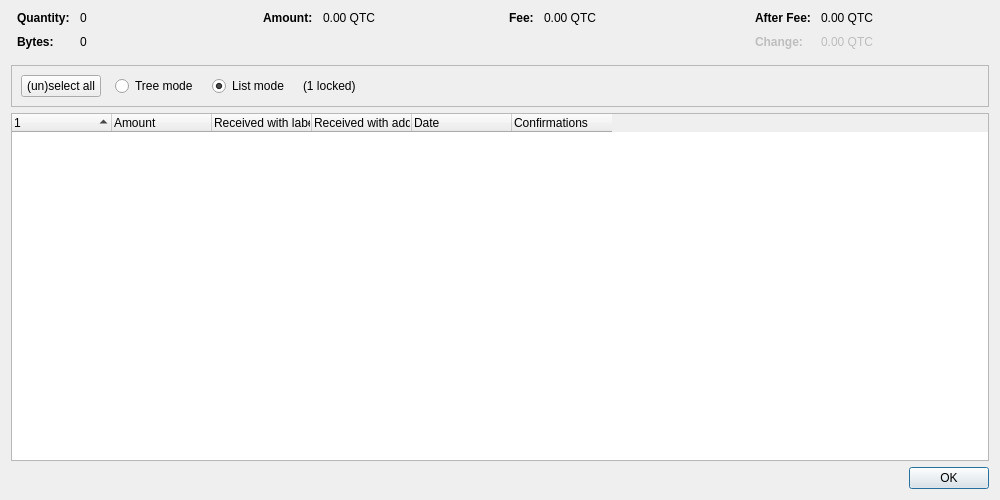
<?xml version="1.0" encoding="UTF-8"?>
<ui version="4.0">
 <class>CoinControlDialog</class>
 <widget class="QDialog" name="CoinControlDialog">
  <property name="geometry">
   <rect>
    <x>0</x>
    <y>0</y>
    <width>1000</width>
    <height>500</height>
   </rect>
  </property>
  <property name="windowTitle">
   <string>Coin Selection</string>
  </property>
  <layout class="QVBoxLayout" name="verticalLayout">
   <item>
    <layout class="QHBoxLayout" name="horizontalLayoutTop" stretch="0,0,0,0">
     <property name="topMargin">
      <number>0</number>
     </property>
     <property name="bottomMargin">
      <number>10</number>
     </property>
     <item>
      <layout class="QFormLayout" name="formLayoutCoinControl1">
       <property name="labelAlignment">
        <set>Qt::AlignLeft|Qt::AlignVCenter</set>
       </property>
       <property name="horizontalSpacing">
        <number>10</number>
       </property>
       <property name="verticalSpacing">
        <number>10</number>
       </property>
       <property name="leftMargin">
        <number>6</number>
       </property>
       <property name="rightMargin">
        <number>6</number>
       </property>
       <item row="0" column="0">
        <widget class="QLabel" name="labelCoinControlQuantityText">
         <property name="font">
          <font>
           <weight>75</weight>
           <bold>true</bold>
          </font>
         </property>
         <property name="text">
          <string>Quantity:</string>
         </property>
        </widget>
       </item>
       <item row="0" column="1">
        <widget class="QLabel" name="labelCoinControlQuantity">
         <property name="cursor">
          <cursorShape>IBeamCursor</cursorShape>
         </property>
         <property name="contextMenuPolicy">
          <enum>Qt::ActionsContextMenu</enum>
         </property>
         <property name="text">
          <string notr="true">0</string>
         </property>
         <property name="textInteractionFlags">
          <set>Qt::LinksAccessibleByMouse|Qt::TextSelectableByKeyboard|Qt::TextSelectableByMouse</set>
         </property>
        </widget>
       </item>
       <item row="1" column="0">
        <widget class="QLabel" name="labelCoinControlBytesText">
         <property name="font">
          <font>
           <weight>75</weight>
           <bold>true</bold>
          </font>
         </property>
         <property name="text">
          <string>Bytes:</string>
         </property>
        </widget>
       </item>
       <item row="1" column="1">
        <widget class="QLabel" name="labelCoinControlBytes">
         <property name="cursor">
          <cursorShape>IBeamCursor</cursorShape>
         </property>
         <property name="contextMenuPolicy">
          <enum>Qt::ActionsContextMenu</enum>
         </property>
         <property name="text">
          <string notr="true">0</string>
         </property>
         <property name="textInteractionFlags">
          <set>Qt::LinksAccessibleByMouse|Qt::TextSelectableByKeyboard|Qt::TextSelectableByMouse</set>
         </property>
        </widget>
       </item>
      </layout>
     </item>
     <item>
      <layout class="QFormLayout" name="formLayoutCoinControl2">
       <property name="horizontalSpacing">
        <number>10</number>
       </property>
       <property name="verticalSpacing">
        <number>10</number>
       </property>
       <property name="leftMargin">
        <number>6</number>
       </property>
       <property name="rightMargin">
        <number>6</number>
       </property>
       <item row="0" column="0">
        <widget class="QLabel" name="labelCoinControlAmountText">
         <property name="font">
          <font>
           <weight>75</weight>
           <bold>true</bold>
          </font>
         </property>
         <property name="text">
          <string>Amount:</string>
         </property>
        </widget>
       </item>
       <item row="0" column="1">
        <widget class="QLabel" name="labelCoinControlAmount">
         <property name="cursor">
          <cursorShape>IBeamCursor</cursorShape>
         </property>
         <property name="contextMenuPolicy">
          <enum>Qt::ActionsContextMenu</enum>
         </property>
         <property name="text">
          <string notr="true">0.00 QTC</string>
         </property>
         <property name="textInteractionFlags">
          <set>Qt::LinksAccessibleByMouse|Qt::TextSelectableByKeyboard|Qt::TextSelectableByMouse</set>
         </property>
        </widget>
       </item>
      </layout>
     </item>
     <item>
      <layout class="QFormLayout" name="formLayoutCoinControl3">
       <property name="horizontalSpacing">
        <number>10</number>
       </property>
       <property name="verticalSpacing">
        <number>10</number>
       </property>
       <property name="leftMargin">
        <number>6</number>
       </property>
       <property name="rightMargin">
        <number>6</number>
       </property>
       <item row="0" column="0">
        <widget class="QLabel" name="labelCoinControlFeeText">
         <property name="font">
          <font>
           <weight>75</weight>
           <bold>true</bold>
          </font>
         </property>
         <property name="text">
          <string>Fee:</string>
         </property>
        </widget>
       </item>
       <item row="0" column="1">
        <widget class="QLabel" name="labelCoinControlFee">
         <property name="cursor">
          <cursorShape>IBeamCursor</cursorShape>
         </property>
         <property name="contextMenuPolicy">
          <enum>Qt::ActionsContextMenu</enum>
         </property>
         <property name="text">
          <string notr="true">0.00 QTC</string>
         </property>
         <property name="textInteractionFlags">
          <set>Qt::LinksAccessibleByMouse|Qt::TextSelectableByKeyboard|Qt::TextSelectableByMouse</set>
         </property>
        </widget>
       </item>
      </layout>
     </item>
     <item>
      <layout class="QFormLayout" name="formLayoutCoinControl4">
       <property name="labelAlignment">
        <set>Qt::AlignLeft|Qt::AlignVCenter</set>
       </property>
       <property name="horizontalSpacing">
        <number>10</number>
       </property>
       <property name="verticalSpacing">
        <number>10</number>
       </property>
       <property name="leftMargin">
        <number>6</number>
       </property>
       <property name="rightMargin">
        <number>6</number>
       </property>
       <item row="0" column="0">
        <widget class="QLabel" name="labelCoinControlAfterFeeText">
         <property name="font">
          <font>
           <weight>75</weight>
           <bold>true</bold>
          </font>
         </property>
         <property name="text">
          <string>After Fee:</string>
         </property>
        </widget>
       </item>
       <item row="0" column="1">
        <widget class="QLabel" name="labelCoinControlAfterFee">
         <property name="cursor">
          <cursorShape>IBeamCursor</cursorShape>
         </property>
         <property name="contextMenuPolicy">
          <enum>Qt::ActionsContextMenu</enum>
         </property>
         <property name="text">
          <string notr="true">0.00 QTC</string>
         </property>
         <property name="textInteractionFlags">
          <set>Qt::LinksAccessibleByMouse|Qt::TextSelectableByKeyboard|Qt::TextSelectableByMouse</set>
         </property>
        </widget>
       </item>
       <item row="1" column="0">
        <widget class="QLabel" name="labelCoinControlChangeText">
         <property name="enabled">
          <bool>false</bool>
         </property>
         <property name="font">
          <font>
           <weight>75</weight>
           <bold>true</bold>
          </font>
         </property>
         <property name="text">
          <string>Change:</string>
         </property>
        </widget>
       </item>
       <item row="1" column="1">
        <widget class="QLabel" name="labelCoinControlChange">
         <property name="enabled">
          <bool>false</bool>
         </property>
         <property name="cursor">
          <cursorShape>IBeamCursor</cursorShape>
         </property>
         <property name="contextMenuPolicy">
          <enum>Qt::ActionsContextMenu</enum>
         </property>
         <property name="text">
          <string notr="true">0.00 QTC</string>
         </property>
         <property name="textInteractionFlags">
          <set>Qt::LinksAccessibleByMouse|Qt::TextSelectableByKeyboard|Qt::TextSelectableByMouse</set>
         </property>
        </widget>
       </item>
      </layout>
     </item>
    </layout>
   </item>
   <item>
    <widget class="QFrame" name="frame">
     <property name="minimumSize">
      <size>
       <width>0</width>
       <height>40</height>
      </size>
     </property>
     <property name="frameShape">
      <enum>QFrame::StyledPanel</enum>
     </property>
     <property name="frameShadow">
      <enum>QFrame::Sunken</enum>
     </property>
     <layout class="QHBoxLayout" name="horizontalLayout">
      <item>
       <layout class="QHBoxLayout" name="horizontalLayoutPanel" stretch="0,0,0,0,0">
        <property name="spacing">
         <number>14</number>
        </property>
        <item>
         <widget class="QPushButton" name="pushButtonSelectAll">
          <property name="sizePolicy">
           <sizepolicy hsizetype="Maximum" vsizetype="Fixed">
            <horstretch>0</horstretch>
            <verstretch>0</verstretch>
           </sizepolicy>
          </property>
          <property name="text">
           <string>(un)select all</string>
          </property>
          <property name="autoDefault">
           <bool>false</bool>
          </property>
         </widget>
        </item>
        <item>
         <widget class="QRadioButton" name="radioTreeMode">
          <property name="sizePolicy">
           <sizepolicy hsizetype="Maximum" vsizetype="Fixed">
            <horstretch>0</horstretch>
            <verstretch>0</verstretch>
           </sizepolicy>
          </property>
          <property name="text">
           <string>Tree mode</string>
          </property>
         </widget>
        </item>
        <item>
         <widget class="QRadioButton" name="radioListMode">
          <property name="sizePolicy">
           <sizepolicy hsizetype="Maximum" vsizetype="Fixed">
            <horstretch>0</horstretch>
            <verstretch>0</verstretch>
           </sizepolicy>
          </property>
          <property name="text">
           <string>List mode</string>
          </property>
          <property name="checked">
           <bool>true</bool>
          </property>
         </widget>
        </item>
        <item>
         <widget class="QLabel" name="labelLocked">
          <property name="text">
           <string notr="true">(1 locked)</string>
          </property>
         </widget>
        </item>
        <item>
         <spacer name="horizontalSpacer">
          <property name="orientation">
           <enum>Qt::Horizontal</enum>
          </property>
          <property name="sizeHint" stdset="0">
           <size>
            <width>40</width>
            <height>20</height>
           </size>
          </property>
         </spacer>
        </item>
       </layout>
      </item>
     </layout>
    </widget>
   </item>
   <item>
    <widget class="CoinControlTreeWidget" name="treeWidget">
     <property name="contextMenuPolicy">
      <enum>Qt::CustomContextMenu</enum>
     </property>
     <property name="sortingEnabled">
      <bool>false</bool>
     </property>
     <property name="columnCount">
      <number>6</number>
     </property>
     <attribute name="headerShowSortIndicator" stdset="0">
      <bool>true</bool>
     </attribute>
     <attribute name="headerStretchLastSection">
      <bool>false</bool>
     </attribute>
     <column>
      <property name="text">
       <string/>
      </property>
     </column>
     <column>
      <property name="text">
       <string>Amount</string>
      </property>
     </column>
     <column>
      <property name="text">
       <string>Received with label</string>
      </property>
     </column>
     <column>
      <property name="text">
       <string>Received with address</string>
      </property>
     </column>
     <column>
      <property name="text">
       <string>Date</string>
      </property>
     </column>
     <column>
      <property name="text">
       <string>Confirmations</string>
      </property>
      <property name="toolTip">
       <string>Confirmed</string>
      </property>
     </column>
     <column>
      <property name="text">
       <string/>
      </property>
     </column>
     <column>
      <property name="text">
       <string/>
      </property>
     </column>
     <column>
      <property name="text">
       <string/>
      </property>
     </column>
     <column>
      <property name="text">
       <string/>
      </property>
     </column>
    </widget>
   </item>
   <item>
    <widget class="QDialogButtonBox" name="buttonBox">
     <property name="orientation">
      <enum>Qt::Horizontal</enum>
     </property>
     <property name="standardButtons">
      <set>QDialogButtonBox::Ok</set>
     </property>
    </widget>
   </item>
  </layout>
 </widget>
 <customwidgets>
  <customwidget>
   <class>CoinControlTreeWidget</class>
   <extends>QTreeWidget</extends>
   <header>qt/coincontroltreewidget.h</header>
  </customwidget>
 </customwidgets>
 <resources/>
 <connections/>
</ui>
